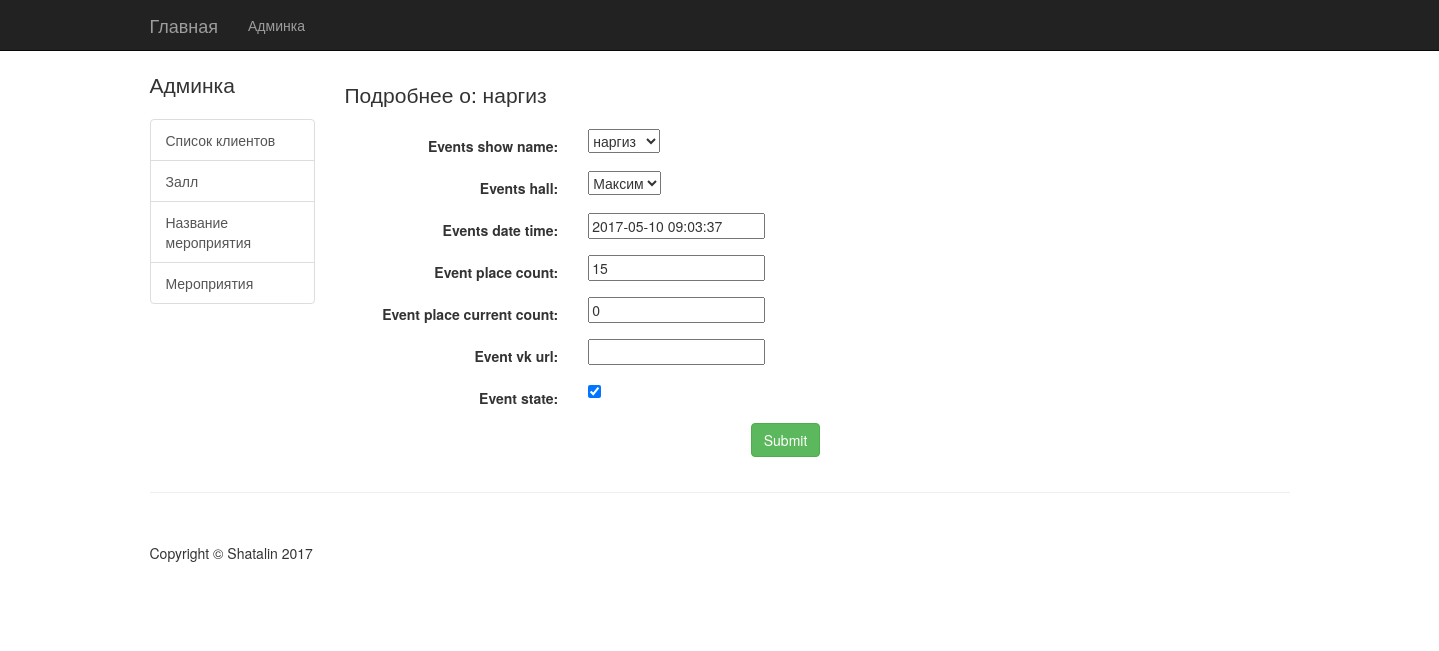
The app's page /events/info/edit/1/ with its own data.
### events_base/models.py (models this page shows, shortened)
class EventsInfo(models.Model):
    class Meta:
        db_table = 'events'
    events_show_name = models.ForeignKey(Shows)
    events_hall = models.ForeignKey(Hall)
    events_date_time = models.DateTimeField(default=timezone.now)
    event_place_count = models.IntegerField(default=15)
    event_place_current_count = models.IntegerField(default=0)
    event_vk_url = models.URLField(blank=True, null=True)
    event_state = models.BooleanField(default=False)

class Shows(models.Model):
    class Meta:
        db_table = 'shows'
    shows_names = models.CharField(max_length=100)
    shows_time_length = models.TimeField(default='01:00', blank=True)
    shows_description = models.CharField(max_length=400, blank=True, null=True)
    shows_image = models.ImageField(upload_to='media/', blank=True, null=True)
    def __str__(self):
        return self.shows_names

### events_base/views.py (the view)
# urls.py: url(r'^info/edit/(?P<info_id>\d+)/$', views.edit_info, name='edit_event'),
def edit_info(request, info_id):
    event = get_object_or_404(models.EventsInfo, id=info_id)
    if request.method == "POST":
        form = forms.EventForm(request.POST, instance=event)
        if form.is_valid():
            form.save()
            return HttpResponseRedirect(reverse('events'))
    else:
        form = forms.EventForm(instance=event)
    return render(request, 'eventsinfo/edit_eventinfo.html', {'form': form, 'infos': event})

### events_base/forms.py
class EventForm(forms.ModelForm):
    class Meta:
        model = models.EventsInfo
        exclude = []

### events_base/models.py (called while the page is built)
    def __str__(self):
        return self.hall_name

### events_base/templates/eventsinfo/edit_eventinfo.html (shortened to what this page needs)
{% extends 'admin.html' %}
{% load staticfiles %}
{% block content %}
<div class="col-md-10">
    <h4 class="lead">Подробнее о: {{ infos.events_show_name }}</h4>
    <form class="form-horizontal" method="post" action="{% url 'edit_event' infos.id %}">
        {% include 'inc-admin_form.html' %}
    </form>
</div>
{% endblock %}

### main_helper/templates/inc-admin_form.html (shortened to what this page needs)
{% for field in form %}
 <div class="form-group">
     <label class="control-label col-sm-3">{{ field.label }}:</label>
     <div class="col-sm-7">
         {{ field }}
     </div>
 </div>
{% endfor %}
<div class="form-group">
    <div class="col-sm-offset-5 col-sm-10">
      <button type="submit" class="btn btn-success">Submit</button>
    </div>
</div>

### static/css/shop-homepage.css (style rules this page uses)
body { padding-top: 70px; }

### records on screen
EventsInfo: events_show_name "наргиз", form "наргиз" "Максим" "2017-05-10 09:03:37" "15" "0" "☑"

### other values on screen
{{ field.label }} "Events show name" "Events hall" "Events date time" "Event place count" "Event place current count" "Event vk url" "Event state"
